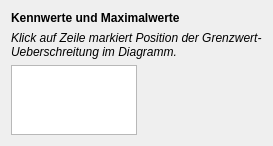
       <widget class="QWidget" name="tabThreshold">
        <property name="sizePolicy">
         <sizepolicy hsizetype="Preferred" vsizetype="Minimum">
          <horstretch>0</horstretch>
          <verstretch>0</verstretch>
         </sizepolicy>
        </property>
        <attribute name="title">
         <string>Kennwerte</string>
        </attribute>
        <layout class="QVBoxLayout" name="verticalLayout_12">
         <item>
          <layout class="QVBoxLayout" name="verticalLayout_11">
           <item>
            <widget class="QLabel" name="label_21">
             <property name="font">
              <font>
               <weight>75</weight>
               <bold>true</bold>
              </font>
             </property>
             <property name="text">
              <string>Kennwerte und Maximalwerte</string>
             </property>
            </widget>
           </item>
           <item>
            <widget class="QLabel" name="label_20">
             <property name="font">
              <font>
               <italic>true</italic>
              </font>
             </property>
             <property name="text">
              <string>Klick auf Zeile markiert Position der Grenzwert-Ueberschreitung im Diagramm.</string>
             </property>
             <property name="wordWrap">
              <bool>true</bool>
             </property>
            </widget>
           </item>
           <item>
            <layout class="QVBoxLayout" name="verticalLayout_4">
             <item>
              <layout class="QHBoxLayout" name="horizontalLayout">
               <item>
                <widget class="QTableView" name="tableThresholds">
                 <property name="enabled">
                  <bool>true</bool>
                 </property>
                 <property name="sizePolicy">
                  <sizepolicy hsizetype="Expanding" vsizetype="MinimumExpanding">
                   <horstretch>0</horstretch>
                   <verstretch>0</verstretch>
                  </sizepolicy>
                 </property>
                 <property name="minimumSize">
                  <size>
                   <width>0</width>
                   <height>50</height>
                  </size>
                 </property>
                 <property name="locale">
                  <locale language="German" country="Switzerland"/>
                 </property>
                 <property name="frameShape">
                  <enum>QFrame::StyledPanel</enum>
                 </property>
                 <property name="frameShadow">
                  <enum>QFrame::Sunken</enum>
                 </property>
                 <property name="verticalScrollBarPolicy">
                  <enum>Qt::ScrollBarAsNeeded</enum>
                 </property>
                 <property name="horizontalScrollBarPolicy">
                  <enum>Qt::ScrollBarAsNeeded</enum>
                 </property>
                 <property name="sizeAdjustPolicy">
                  <enum>QAbstractScrollArea::AdjustToContents</enum>
                 </property>
                 <property name="autoScroll">
                  <bool>true</bool>
                 </property>
                 <property name="editTriggers">
                  <set>QAbstractItemView::NoEditTriggers</set>
                 </property>
                 <property name="showDropIndicator" stdset="0">
                  <bool>false</bool>
                 </property>
                 <property name="selectionMode">
                  <enum>QAbstractItemView::SingleSelection</enum>
                 </property>
                 <property name="selectionBehavior">
                  <enum>QAbstractItemView::SelectRows</enum>
                 </property>
                 <property name="wordWrap">
                  <bool>true</bool>
                 </property>
                 <property name="cornerButtonEnabled">
                  <bool>false</bool>
                 </property>
                 <attribute name="horizontalHeaderHighlightSections">
                  <bool>false</bool>
                 </attribute>
                 <attribute name="horizontalHeaderStretchLastSection">
                  <bool>true</bool>
                 </attribute>
                 <attribute name="verticalHeaderVisible">
                  <bool>false</bool>
                 </attribute>
                 <attribute name="verticalHeaderMinimumSectionSize">
                  <number>40</number>
                 </attribute>
                </widget>
               </item>
               <item>
                <spacer name="horizontalSpacer_2">
                 <property name="orientation">
                  <enum>Qt::Horizontal</enum>
                 </property>
                 <property name="sizeHint" stdset="0">
                  <size>
                   <width>0</width>
                   <height>20</height>
                  </size>
                 </property>
                </spacer>
               </item>
              </layout>
             </item>
            </layout>
           </item>
          </layout>
         </item>
        </layout>
       </widget>
